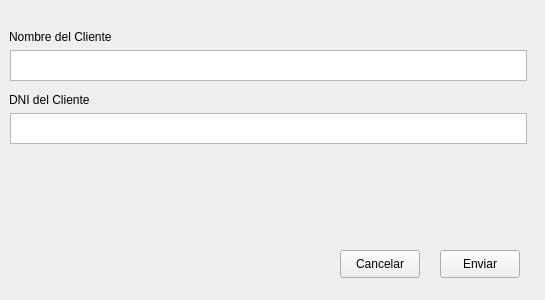
<?xml version="1.0" encoding="UTF-8"?>
<ui version="4.0">
 <class>Form</class>
 <widget class="QWidget" name="Form">
  <property name="geometry">
   <rect>
    <x>0</x>
    <y>0</y>
    <width>545</width>
    <height>300</height>
   </rect>
  </property>
  <property name="windowTitle">
   <string>Form</string>
  </property>
  <widget class="QLabel" name="label_nombre">
   <property name="geometry">
    <rect>
     <x>9</x>
     <y>27</y>
     <width>171</width>
     <height>20</height>
    </rect>
   </property>
   <property name="text">
    <string>Nombre del Cliente</string>
   </property>
  </widget>
  <widget class="QMessageBox" name="messageBox" native="true">
   <property name="geometry">
    <rect>
     <x>0</x>
     <y>0</y>
     <width>100</width>
     <height>30</height>
    </rect>
   </property>
   <property name="windowTitle">
    <string>Alerta</string>
   </property>
   <property name="text" stdset="0">
    <string>Por favor, complete todos los campos.</string>
   </property>
  </widget>
  <widget class="QPlainTextEdit" name="plainTextEdit_dni">
   <property name="geometry">
    <rect>
     <x>10</x>
     <y>113</y>
     <width>517</width>
     <height>31</height>
    </rect>
   </property>
   <property name="maximumBlockCount">
    <number>1</number>
   </property>
  </widget>
  <widget class="QPlainTextEdit" name="plainTextEdit_nombre">
   <property name="geometry">
    <rect>
     <x>10</x>
     <y>50</y>
     <width>517</width>
     <height>31</height>
    </rect>
   </property>
   <property name="maximumBlockCount">
    <number>1</number>
   </property>
  </widget>
  <widget class="QLabel" name="label_dni">
   <property name="geometry">
    <rect>
     <x>9</x>
     <y>90</y>
     <width>171</width>
     <height>20</height>
    </rect>
   </property>
   <property name="text">
    <string>DNI del Cliente</string>
   </property>
  </widget>
  <widget class="QPushButton" name="pushButton_enviar_2">
   <property name="geometry">
    <rect>
     <x>340</x>
     <y>250</y>
     <width>80</width>
     <height>28</height>
    </rect>
   </property>
   <property name="text">
    <string>Cancelar</string>
   </property>
  </widget>
  <widget class="QPushButton" name="pushButton_enviar">
   <property name="geometry">
    <rect>
     <x>440</x>
     <y>250</y>
     <width>80</width>
     <height>28</height>
    </rect>
   </property>
   <property name="text">
    <string>Enviar</string>
   </property>
  </widget>
 </widget>
 <customwidgets>
  <customwidget>
   <class>QMessageBox</class>
   <extends>QWidget</extends>
   <header>qmessagebox.h</header>
  </customwidget>
 </customwidgets>
 <resources/>
 <connections/>
</ui>
